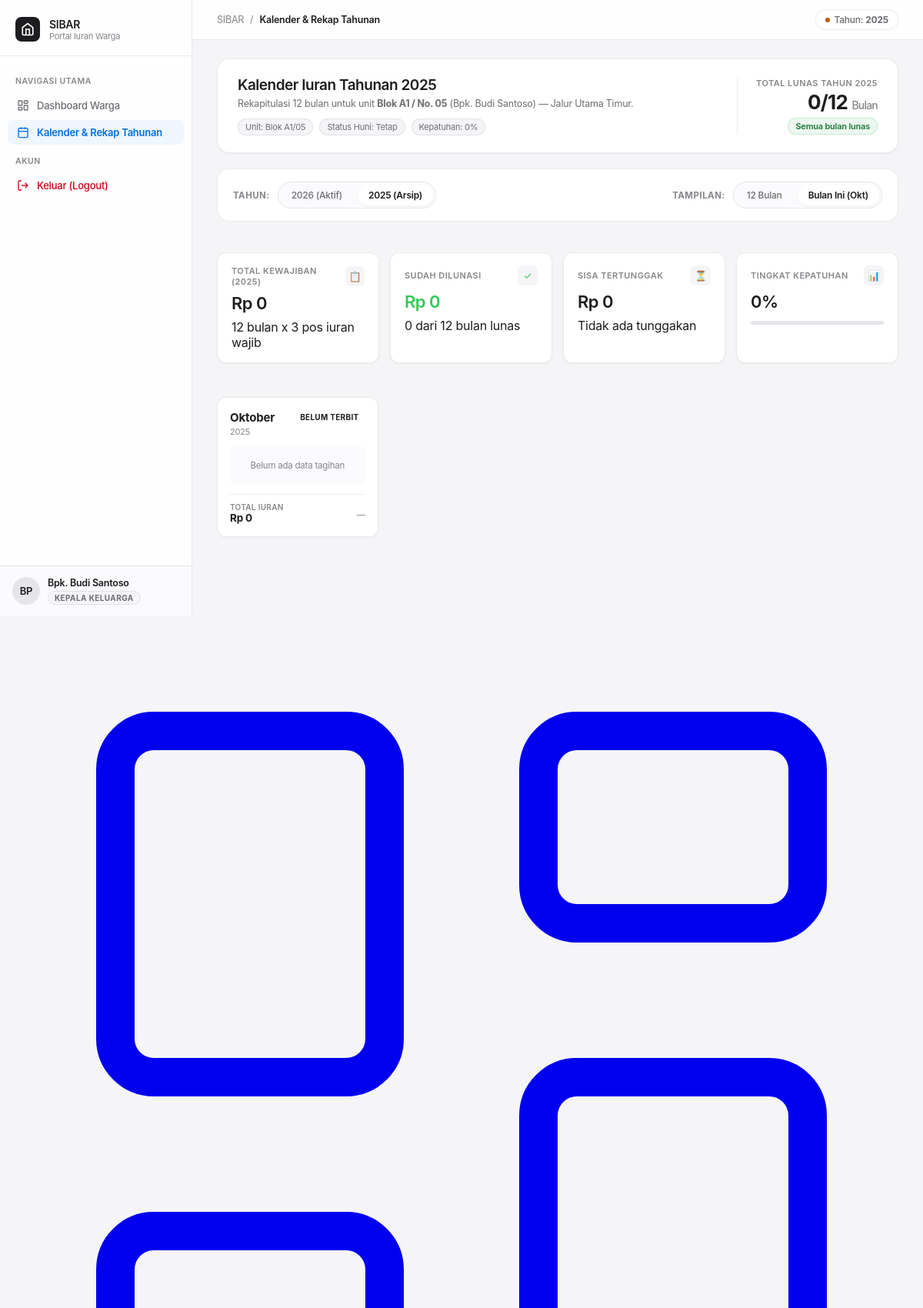
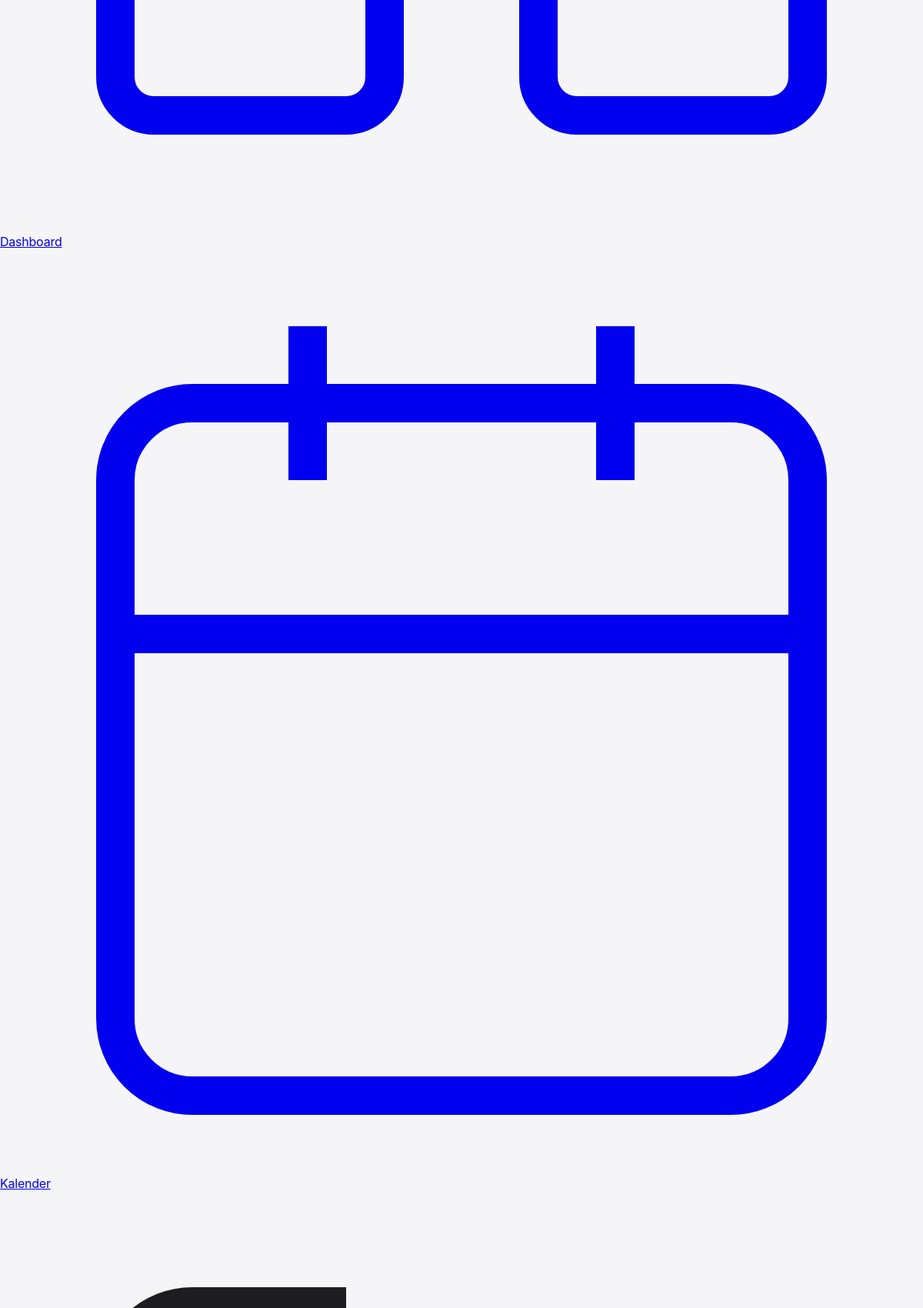
The page /calendar.php?year=2025&house_id=1&month=10 (signed in, upper part) on the database its author committed (2 pictures, top to bottom).
### tables this page shows
CREATE TABLE IF NOT EXISTS `users` (
  `id` INT AUTO_INCREMENT PRIMARY KEY,
  `house_id` INT NULL,
  `complex_id` INT DEFAULT 1,
  `username` VARCHAR(50) NOT NULL UNIQUE,
  `password_hash` VARCHAR(255) NOT NULL,
  `full_name` VARCHAR(100) NOT NULL,
  `phone` VARCHAR(20) NOT NULL,
  `role` ENUM('warga', 'satpam_siang', 'satpam_malam', 'sampah', 'super_admin') DEFAULT 'warga',
  `latitude` DECIMAL(10, 8) NULL,
  `longitude` DECIMAL(11, 8) NULL,
  `created_at` TIMESTAMP DEFAULT CURRENT_TIMESTAMP,
  FOREIGN KEY (`house_id`) REFERENCES `houses`(`id`) ON DELETE SET NULL,
  FOREIGN KEY (`complex_id`) REFERENCES `complexes`(`id`) ON DELETE SET NULL
);

CREATE TABLE IF NOT EXISTS `houses` (
  `id` INT AUTO_INCREMENT PRIMARY KEY,
  `complex_id` INT DEFAULT 1,
  `block` VARCHAR(10) NOT NULL,
  `number` VARCHAR(10) NOT NULL,
  `address` VARCHAR(255) NOT NULL,
  `lane` VARCHAR(100) DEFAULT 'Jalur Utama',
  `status_huni` ENUM('tetap', 'kontrak') DEFAULT 'tetap',
  `latitude` DECIMAL(10, 8) NULL,
  `longitude` DECIMAL(11, 8) NULL,
  `created_at` TIMESTAMP DEFAULT CURRENT_TIMESTAMP,
  FOREIGN KEY (`complex_id`) REFERENCES `complexes`(`id`) ON DELETE SET NULL,
  UNIQUE KEY `uk_house` (`block`, `number`)
);

### config/auth.php (called while the page is built, shortened)
<?php
require_once __DIR__ . '/database.php';
function getCurrentUser(): ?array {
    $db = getDB();
    $stmt = $db->prepare("
        SELECT u.id, u.username, u.full_name, u.phone, u.role, u.house_id,
               h.block, h.number, h.address, h.lane, h.status_huni
        FROM users u
        LEFT JOIN houses h ON h.id = u.house_id
        WHERE u.id = :id
        LIMIT 1
    ");
    $stmt->execute([':id' => $_SESSION['user_id']]);
    $user = $stmt->fetch();
    if ($user) {
        return $user;
    }
    return null;
}
function requireAuth(): array {
    $user = getCurrentUser();
    return $user;
}

### config/security.php (called while the page is built, shortened)
<?php
function e(?string $string): string {
    return htmlspecialchars((string)($string ?? ''), ENT_QUOTES | ENT_SUBSTITUTE, 'UTF-8');
}
function sanitizeInt($val, int $default = 0): int {
    return filter_var($val, FILTER_VALIDATE_INT) !== false ? (int)$val : $default;
}

### config/database.php (called while the page is built, shortened)
<?php
require_once __DIR__ . '/security.php';
function formatRupiah(float|int $amount): string {
    return 'Rp ' . number_format($amount, 0, ',', '.');
}
function roleLabel(string $role): string {
    return match ($role) {
        'warga'        => 'Kepala Keluarga',
        'satpam_siang' => 'Satpam Jaga Siang',
        'satpam_malam' => 'Satpam Jaga Malam',
        'sampah'       => 'Petugas Sampah',
        'super_admin'  => 'Super Admin',
        default        => ucfirst($role),
    };
}

### calendar.php (the view, shortened to what this page needs)
<?php
require_once __DIR__ . '/config/database.php';
require_once __DIR__ . '/config/auth.php';
$user = requireAuth();
$db = getDB();
$role = $user['role'];
$isWarga = ($role === 'warga');
$selectedYear = sanitizeInt($_GET['year'] ?? 2026, 2026);
$selectedMonth = isset($_GET['month']) && $_GET['month'] !== 'all' ? sanitizeInt($_GET['month'], 0) : 'all';
if ($isWarga) {
    $targetHouseId = (int)$user['house_id'];
}
$stmtTargetHouse = $db->prepare("
    SELECT h.id, h.block, h.number, h.lane, h.address, h.status_huni, u.full_name, u.phone, u.username
    FROM houses h
    LEFT JOIN users u ON u.house_id = h.id AND u.role = 'warga'
    WHERE h.id = :id
    LIMIT 1
");
$stmtTargetHouse->execute([':id' => $targetHouseId]);
$targetHouse = $stmtTargetHouse->fetch();
$monthBills = [];
for ($m = 1; $m <= 12; $m++) {
    $monthBills[$m] = [
        'bills'       => [],
        'total_due'   => 0,
        'total_paid'  => 0,
        'paid_count'  => 0,
        'unpaid_count'=> 0,
        'status'      => 'empty',
        'latest_paid' => null,
        'receipt_no'  => null,
    ];
}
$currentYearNow = 2026;
$currentMonthNow = 10;
for ($m = 1; $m <= 12; $m++) {
    $item = &$monthBills[$m];
}
$annualTotalDue = 0;
$annualTotalPaid = 0;
$annualTotalUnpaid = 0;
$annualPaidMonths = 0;
for ($m = 1; $m <= 12; $m++) {
    $annualTotalDue += $monthBills[$m]['total_due'];
    $annualTotalPaid += $monthBills[$m]['total_paid'];
    $annualTotalUnpaid += ($monthBills[$m]['total_due'] - $monthBills[$m]['total_paid']);
}
$annualCompliance = $annualTotalDue > 0 ? round(($annualTotalPaid / $annualTotalDue) * 100) : 0;
$monthNames = [
    1 => 'Januari', 2 => 'Februari', 3 => 'Maret', 4 => 'April',
    5 => 'Mei', 6 => 'Juni', 7 => 'Juli', 8 => 'Agustus',
    9 => 'September', 10 => 'Oktober', 11 => 'November', 12 => 'Desember'
];
?>
<!DOCTYPE html>
<html lang="id">
<head>
  <link rel="stylesheet" href="assets/css/style.css">
  <link rel="stylesheet" href="assets/css/monitoring.css">
</head>
<body>
<div class="app-container">
  <aside class="sidebar">
    <div class="brand-section">
      <div class="brand-logo">
        <svg width="18" height="18" viewBox="0 0 24 24" fill="none" stroke="currentColor" stroke-width="2.2">
          <path d="m3 9 9-7 9 7v11a2 2 0 0 1-2 2H5a2 2 0 0 1-2-2z"/>
          <polyline points="9 22 9 12 15 12 15 22"/>
        </svg>
      </div>
      <div class="brand-text">
        <h1>SIBAR</h1>
        <p>Portal Iuran Warga</p>
      </div>
    </div>
    <nav class="nav-menu">
      <div class="nav-label">Navigasi Utama</div>
      <?php if ($isWarga): ?>
        <a href="dashboard.php" class="nav-item">
          <svg viewBox="0 0 24 24" fill="none" stroke="currentColor"><rect width="7" height="9" x="3" y="3" rx="1"/><rect width="7" height="5" x="14" y="3" rx="1"/><rect width="7" height="9" x="14" y="12" rx="1"/><rect width="7" height="5" x="3" y="16" rx="1"/></svg>
          Dashboard Warga
        </a>
      <?php endif; ?>
      <a href="calendar.php" class="nav-item active">
        <svg viewBox="0 0 24 24" fill="none" stroke="currentColor" stroke-width="2"><rect width="18" height="18" x="3" y="4" rx="2" ry="2"/><line x1="16" x2="16" y1="2" y2="6"/><line x1="8" x2="8" y1="2" y2="6"/><line x1="3" x2="21" y1="10" y2="10"/></svg>
        Kalender &amp; Rekap Tahunan
      </a>
      <div class="nav-label">Akun</div>
      <a href="logout.php" class="nav-item" style="color:#d70015;">
        <svg viewBox="0 0 24 24" fill="none" stroke="currentColor"><path d="M9 21H5a2 2 0 0 1-2-2V5a2 2 0 0 1 2-2h4"/><polyline points="16 17 21 12 16 7"/><line x1="21" y1="12" x2="9" y2="12"/></svg>
        Keluar (Logout)
      </a>
    </nav>
    <div class="sidebar-footer">
      <div class="avatar"><?= strtoupper(substr($user['full_name'], 0, 2)) ?></div>
      <div class="user-info">
        <div class="user-name"><?= e($user['full_name']) ?></div>
        <div class="house-tag" style="margin-top:3px;"><span class="role-badge <?= e($role) ?>"><?= e(roleLabel($role)) ?></span></div>
      </div>
    </div>
  </aside>
  <main class="main-wrapper">
    <header class="top-header">
      <div class="breadcrumb">
        <span>SIBAR</span>
        <span>/</span>
        <span class="current">Kalender &amp; Rekap Tahunan</span>
      </div>
      <div class="header-actions">
        <div class="period-chip">
          <div class="period-dot"></div>
          <span>Tahun: <strong><?= e($selectedYear) ?></strong></span>
        </div>
      </div>
    </header>
    <div class="content-body">
      <section class="household-hero">
        <div class="hero-meta">
          <h2>Kalender Iuran Tahunan <?= e($selectedYear) ?></h2>
          <p>
            Rekapitulasi 12 bulan untuk unit <strong>Blok <?= e($targetHouse['block']) ?> / No. <?= e($targetHouse['number']) ?></strong>
            (<?= e($targetHouse['full_name'] ?: 'Belum Terdaftar') ?>) — <?= e($targetHouse['lane']) ?>.
          </p>
          <div class="hero-badges">
            <span class="hero-tag">Unit: Blok <?= e($targetHouse['block']) ?>/<?= e($targetHouse['number']) ?></span>
            <span class="hero-tag">Status Huni: <?= ucfirst(e($targetHouse['status_huni'] ?: 'Tetap')) ?></span>
            <span class="hero-tag">Kepatuhan: <?= $annualCompliance ?>%</span>
          </div>
        </div>
        <div class="hero-summary-box">
          <div class="sub">Total Lunas Tahun <?= e($selectedYear) ?></div>
          <div class="amount"><?= $annualPaidMonths ?>/12 <span style="font-size:14px; color:var(--text-tertiary); font-weight:500;">Bulan</span></div>
          <span class="status-badge <?= $annualTotalUnpaid === 0 ? 'paid' : 'unpaid' ?>">
            <?= $annualTotalUnpaid === 0 ? 'Semua bulan lunas' : 'Sisa tertunggak: ' . formatRupiah($annualTotalUnpaid) ?>
          </span>
        </div>
      </section>
      <div class="cal-controls-card">
        <div class="cal-filter-group">
          <span class="cal-filter-label">Tahun:</span>
          <div class="year-pills">
            <a href="calendar.php?year=2026&house_id=<?= $targetHouseId ?>&month=<?= e($selectedMonth) ?>"
               class="pill-link <?= $selectedYear === 2026 ? 'active' : '' ?>">2026 (Aktif)</a>
            <a href="calendar.php?year=2025&house_id=<?= $targetHouseId ?>&month=<?= e($selectedMonth) ?>"
               class="pill-link <?= $selectedYear === 2025 ? 'active' : '' ?>">2025 (Arsip)</a>
          </div>
        </div>
        <div class="cal-filter-group">
          <span class="cal-filter-label">Tampilan:</span>
          <div class="month-pills">
            <a href="calendar.php?year=<?= $selectedYear ?>&house_id=<?= $targetHouseId ?>&month=all"
               class="pill-link <?= $selectedMonth === 'all' ? 'active' : '' ?>">12 Bulan</a>
            <a href="calendar.php?year=<?= $selectedYear ?>&house_id=<?= $targetHouseId ?>&month=10"
               class="pill-link <?= $selectedMonth === 10 ? 'active' : '' ?>">Bulan Ini (Okt)</a>
          </div>
        </div>
      </div>
      <section class="kpi-row" style="margin-bottom:20px;">
        <div class="kpi-card">
          <div class="kpi-header">
            <span class="kpi-title">Total Kewajiban (<?= e($selectedYear) ?>)</span>
            <div class="kpi-icon-wrap">📋</div>
          </div>
          <div class="kpi-value"><?= formatRupiah($annualTotalDue) ?></div>
          <div class="kpi-sub">12 bulan x 3 pos iuran wajib</div>
        </div>
        <div class="kpi-card">
          <div class="kpi-header">
            <span class="kpi-title">Sudah Dilunasi</span>
            <div class="kpi-icon-wrap" style="color:#34c759;">✓</div>
          </div>
          <div class="kpi-value" style="color:#34c759;"><?= formatRupiah($annualTotalPaid) ?></div>
          <div class="kpi-sub"><?= $annualPaidMonths ?> dari 12 bulan lunas</div>
        </div>
        <div class="kpi-card">
          <div class="kpi-header">
            <span class="kpi-title">Sisa Tertunggak</span>
            <div class="kpi-icon-wrap" style="color:#ff9500;">⏳</div>
          </div>
          <div class="kpi-value" style="color:<?= $annualTotalUnpaid > 0 ? '#ff9500' : 'var(--text-primary)' ?>;">
            <?= formatRupiah($annualTotalUnpaid) ?>
          </div>
          <div class="kpi-sub"><?= $annualTotalUnpaid > 0 ? 'Perlu penyelesaian' : 'Tidak ada tunggakan' ?></div>
        </div>
        <div class="kpi-card">
          <div class="kpi-header">
            <span class="kpi-title">Tingkat Kepatuhan</span>
            <div class="kpi-icon-wrap">📊</div>
          </div>
          <div class="kpi-value"><?= $annualCompliance ?>%</div>
          <div class="kpi-sub">
            <div style="height:5px; background:#e5e5ea; border-radius:10px; margin-top:4px; overflow:hidden;">
            </div>
          </div>
        </div>
      </section>
      <div class="calendar-grid">
        <?php
        $monthsToDisplay = ($selectedMonth === 'all') ? range(1, 12) : [(int)$selectedMonth];
        foreach ($monthsToDisplay as $m):
            $mInfo = $monthBills[$m];
            $isCur = ($selectedYear === $currentYearNow && $m === $currentMonthNow);
            $status = $mInfo['status'];
            $statusLabel = match($status) {
                'paid'     => 'Lunas',
                'unpaid'   => 'Belum Lunas',
                'partial'  => 'Sebagian',
                'upcoming' => 'Mendatang',
                default    => 'Belum Terbit'
            };
        ?>
          <div class="month-card <?= $isCur ? 'is-current' : '' ?>">
            <div>
              <div class="month-card-header">
                <div>
                  <div class="month-name"><?= $monthNames[$m] ?></div>
                  <div class="month-year-sub"><?= e($selectedYear) ?> <?= $isCur ? '· <em>Bulan Berjalan</em>' : '' ?></div>
                </div>
                <span class="month-badge <?= e($status) ?>"><?= e($statusLabel) ?></span>
              </div>
              <div class="month-fee-list" style="margin-top:12px;">
                <?php if (empty($mInfo['bills'])): ?>
                  <div style="font-size:11.5px; color:var(--text-tertiary); text-align:center; padding:8px 0;">
                    Belum ada data tagihan
                  </div>
                <?php endif; ?>
              </div>
            </div>
            <div class="month-card-footer">
              <div class="month-total-wrap">
                <span class="month-total-sub">Total Iuran</span>
                <span class="month-total-val"><?= formatRupiah($mInfo['total_due']) ?></span>
              </div>
              <div>
                <?php if ($mInfo['status'] === 'paid' && !empty($mInfo['receipt_no'])): ?>
                  <a href="receipt.php?receipt_no=<?= urlencode($mInfo['receipt_no']) ?>" class="btn-receipt-link" target="_blank" title="Cetak Kwitansi">
                    <svg width="11" height="11" viewBox="0 0 24 24" fill="none" stroke="currentColor" stroke-width="2.5"><path d="M14 2H6a2 2 0 0 0-2 2v16a2 2 0 0 0 2 2h12a2 2 0 0 0 2-2V8z"/><polyline points="14 2 14 8 20 8"/><line x1="16" y1="13" x2="8" y2="13"/><line x1="16" y1="17" x2="8" y2="17"/></svg>
                    Kwitansi
                  </a>
                <?php elseif ($isWarga && in_array($mInfo['status'], ['unpaid', 'partial'], true)): ?>
                  <a href="dashboard.php" class="btn-pay-month" title="Buka Dashboard untuk Bayar">
                    Bayar
                  </a>
                <?php else: ?>
                  <span style="font-size:11px; color:var(--text-tertiary);">
                    <?= $mInfo['latest_paid'] ? date('d/m/y', strtotime($mInfo['latest_paid'])) : '—' ?>
                  </span>
                <?php endif; ?>
              </div>
            </div>
          </div>
        <?php endforeach; ?>
      </div>
    </div>
  </main>
</div>
<nav class="ios-bottom-tabbar">
  <?php if ($isWarga): ?>
    <a href="dashboard.php" class="tabbar-item">
      <svg viewBox="0 0 24 24" fill="none" stroke="currentColor"><rect width="7" height="9" x="3" y="3" rx="1"/><rect width="7" height="5" x="14" y="3" rx="1"/><rect width="7" height="9" x="14" y="12" rx="1"/><rect width="7" height="5" x="3" y="16" rx="1"/></svg>
      <span>Dashboard</span>
    </a>
  <?php endif; ?>
  <a href="calendar.php" class="tabbar-item active">
    <svg viewBox="0 0 24 24" fill="none" stroke="currentColor"><rect width="18" height="18" x="3" y="4" rx="2" ry="2"/><line x1="16" x2="16" y1="2" y2="6"/><line x1="8" x2="8" y1="2" y2="6"/><line x1="3" x2="21" y1="10" y2="10"/></svg>
    <span>Kalender</span>
  </a>
  <a href="logout.php" class="tabbar-item" style="color:var(--accent-red);">
    <svg viewBox="0 0 24 24" fill="none" stroke="currentColor"><path d="M9 21H5a2 2 0 0 1-2-2V5a2 2 0 0 1 2-2h4"/><polyline points="16 17 21 12 16 7"/><line x1="21" y1="12" x2="9" y2="12"/></svg>
  </a>
</nav>
</body>
</html>

### rows shown on the page
users: full_name "BP", full_name "Bpk. Budi Santoso", role "KEPALA KELUARGA", house.block "A1", house.number "05", house.lane "Jalur Utama Timur", house.status_huni "Tetap"

### other values the page prints
$selectedYear "2025"
$annualCompliance "0"
$annualPaidMonths "0"
formatRupiah($annualTotalDue) "Rp 0"
formatRupiah($annualTotalPaid) "Rp 0"
formatRupiah($annualTotalUnpaid) "Rp 0"
$monthNames[$m] "Oktober"
$statusLabel "BELUM TERBIT"
formatRupiah($mInfo['total_due']) "Rp 0"
